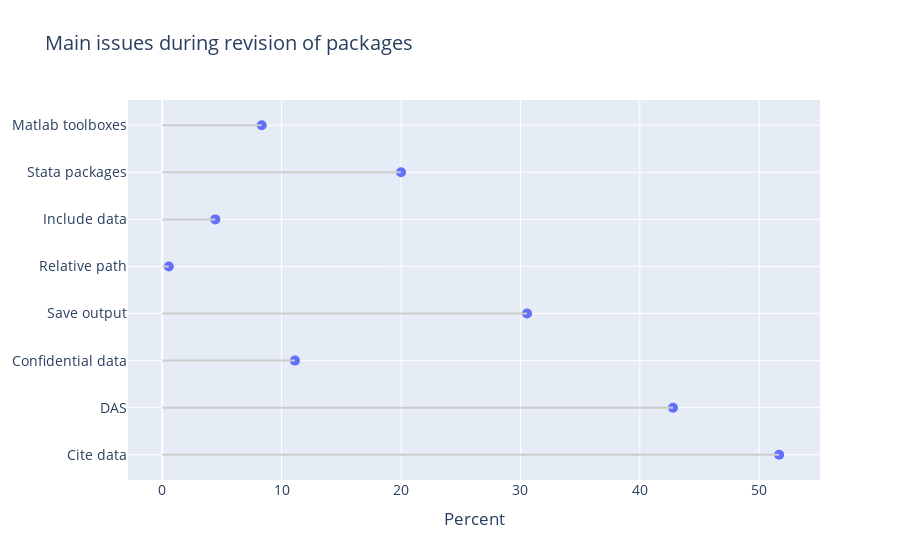

Write notebook code for a chart like this one.
### Code cell
main_issues_chart = go.Figure(data=go.Scatter(
        x=mean_issues['value'],
        y=mean_issues['issue'],
        hovertemplate="%{x}<extra></extra>",
        orientation='h',
        mode='markers'
    )
)
for i in range(mean_issues.shape[0]):
    main_issues_chart.add_shape(
        type='line',
        x0=0, y0=mean_issues.loc[i,'issue'], 
        x1=mean_issues.loc[i,'value'], y1=mean_issues.loc[i,'issue'], 
        line_color="#cccccc"
    )

main_issues_chart.update_layout(
    title={
            "text": f"Main issues during revision of packages",
            },
    font = dict(
            size = 14
            ),
    showlegend = False,
    hoverlabel = dict(
            font_size = 14,
            font_family = "Rockwell"
        ),
    xaxis_title_text='Percent',
)
main_issues_chart.update_traces(marker_size=10)
main_issues_chart.show()

### Figure 1 — Plotly figure (JSON) as saved in the notebook; plotly's stock layout.template omitted (floating-point values rounded to 4 significant figures)
{"data": [{"hovertemplate": "%{x}<extra></extra>", "marker": {"size": 10}, "mode": "markers", "orientation": "h", "type": "scatter", "x": [51.67, 42.78, 11.11, 30.56, 0.5556, 4.444, 20, 8.333], "y": ["Cite data", "DAS", "Confidential data", "Save output", "Relative path", "Include data", "Stata packages", "Matlab toolboxes"]}], "layout": {"font": {"size": 14}, "hoverlabel": {"font": {"family": "Rockwell", "size": 14}}, "shapes": [{"line": {"color": "#cccccc"}, "type": "line", "x0": 0, "x1": 51.67, "y0": "Cite data", "y1": "Cite data"}, {"line": {"color": "#cccccc"}, "type": "line", "x0": 0, "x1": 42.78, "y0": "DAS", "y1": "DAS"}, {"line": {"color": "#cccccc"}, "type": "line", "x0": 0, "x1": 11.11, "y0": "Confidential data", "y1": "Confidential data"}, {"line": {"color": "#cccccc"}, "type": "line", "x0": 0, "x1": 30.56, "y0": "Save output", "y1": "Save output"}, {"line": {"color": "#cccccc"}, "type": "line", "x0": 0, "x1": 0.5556, "y0": "Relative path", "y1": "Relative path"}, {"line": {"color": "#cccccc"}, "type": "line", "x0": 0, "x1": 4.444, "y0": "Include data", "y1": "Include data"}, {"line": {"color": "#cccccc"}, "type": "line", "x0": 0, "x1": 20, "y0": "Stata packages", "y1": "Stata packages"}, {"line": {"color": "#cccccc"}, "type": "line", "x0": 0, "x1": 8.333, "y0": "Matlab toolboxes", "y1": "Matlab toolboxes"}], "showlegend": false, "title": {"text": "Main issues during revision of packages"}, "xaxis": {"title": {"text": "Percent"}}}}
